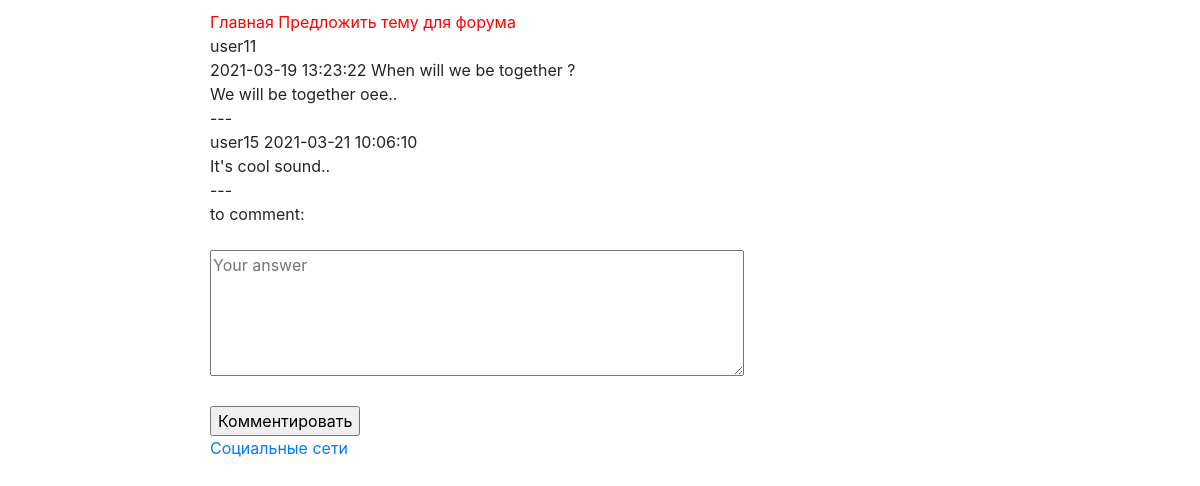
The app's page /topic.php?id_theme=3 (signed in) with its own data.
### tables this page shows
CREATE TABLE `themes` (
  `id` int(4) NOT NULL,
  `theme` varchar(64) NOT NULL,
  `note` text NOT NULL,
  `user_id` int(11) NOT NULL,
  `datenote` datetime NOT NULL
);

CREATE TABLE `users` (
  `id` int(4) NOT NULL,
  `login` varchar(32) NOT NULL,
  `password` varchar(256) NOT NULL,
  `birth_date` date NOT NULL,
  `email` varchar(64) NOT NULL,
  `name` varchar(32) NOT NULL,
  `surname` varchar(32) NOT NULL,
  `registration_date` date NOT NULL,
  `banned` int(2) NOT NULL,
  `status_id` int(2) NOT NULL
);

CREATE TABLE `comments` (
  `id` int(4) NOT NULL,
  `datemessage` datetime NOT NULL,
  `message` text NOT NULL,
  `theme_id` int(4) NOT NULL,
  `user_id` int(4) NOT NULL
);

### topic.php (the view, shortened to what this page needs)
<?php
  include 'elems/init.php' ;
  if (!empty($_SESSION['auth'])) {
    if(isset($_GET['id_theme'])) {
      $id_theme = $_GET['id_theme'] ;
      $query = " SELECT themes.datenote, themes.theme, themes.note, users.login as login_user,
                 themes.id as id_theme, users.id as id_user FROM `themes`
                 LEFT JOIN `users` ON users.id = themes.user_id WHERE themes.id = '$id_theme' " ;
      $result = mysqli_query($link, $query) or die(mysqli_error($link));
      for($notes = []; $row = mysqli_fetch_assoc($result); $notes[] = $row);
      foreach ($notes as $note) {
        $content = " <div>
             <div>{$note['login_user']} </div>
             <div>{$note['datenote']} {$note['theme']} </div>
             <div>{$note['note']} </div>
             <div>---</div>
             </div>" ;
       }
       if ( isset($_POST['comment']) ) {
           $message = mysqli_real_escape_string($link, $_POST['comment']);
           $datemessage = date('Y-m-d H:i:s', time());
         } else {
           $message = '' ;
         }
       $query = " SELECT comments.datemessage, comments.message, users.login, themes.theme FROM `comments`
       LEFT JOIN `users` ON comments.user_id = users.id
       LEFT JOIN `themes` ON themes.id =  comments.theme_id WHERE comments.theme_id = '$id_theme' ORDER BY datemessage DESC" ;
       $result = mysqli_query($link, $query) or die(mysqli_error($link));
       for($comments = []; $row = mysqli_fetch_assoc($result); $comments[] = $row);
       $show_comment = '' ;
       foreach ($comments as $comment) {
         $show_comment .= " <div>
              <div>{$comment['login']} {$comment['datemessage']}</div>
              <div>{$comment['message']} </div>
              <div>---</div>
              </div>" ;
        }
      $topic_form = "<form action=\"\" method=\"POST\">
        to comment:<br><br>
        <textarea name=\"comment\" cols=\"50\" rows=\"5\" placeholder=\"Your answer\">$message</textarea><br><br>
        <input type=\"submit\" value=\"Комментировать\">
      </form> " ;
    }
} else {
  $content = 'Этот форум доступен только авторизованным пользователям' ;
}
include "elems/layout.php" ;

### records on screen
themes: user.login "user11", datenote "2021-03-19 13:23:22", theme "When will we be together ?", note "We will be together oee.."
comments: user.login "user15", datemessage "2021-03-21 10:06:10", message "It's cool sound.."
